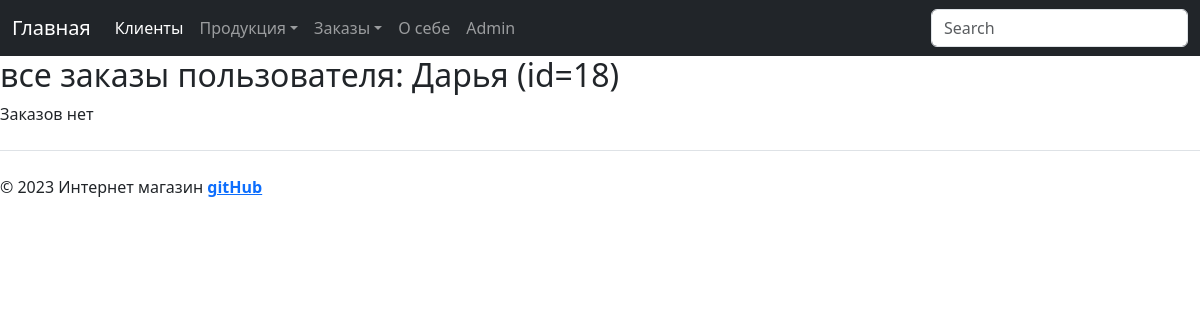
/shop/client_orders/18, run on an earlier commit of the app's database.
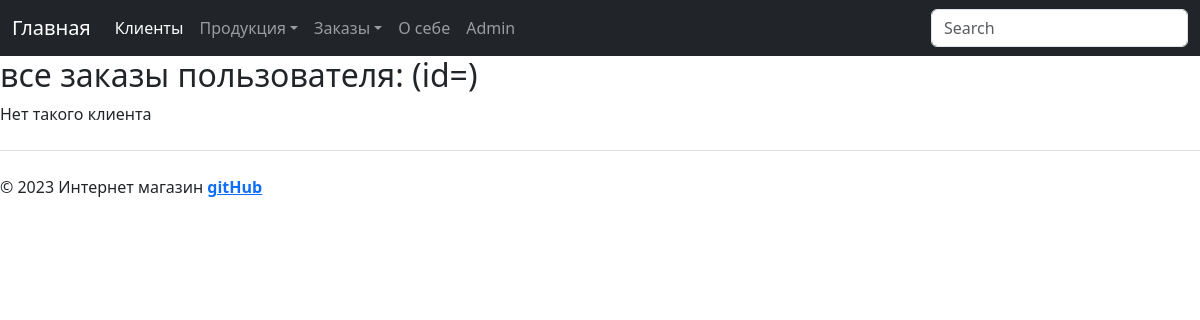
And on a later commit of the database.
### shop_app/models.py (models this page shows, shortened)
class Client(models.Model):
    name_client = models.CharField(max_length=50)
    email = models.EmailField()
    phone_number = models.CharField(max_length=12)
    address = models.CharField(max_length=100)

### shop_app/views.py (the view)
# urls.py: path('shop/client_orders/<int:id_client>', views.client_orders, name='client_orders'),      # все заказы по клиенту (формы выбора клиента пока нет)
def client_orders(request, id_client: int):
    products = {}
    client = Client.objects.filter(pk=id_client).first()
    orders = Order.objects.filter(buyer=client).all()
    for order in orders:
        products[order.id] = str(order.products.all()).replace('<QuerySet [<', '').replace('>]>', '').split('>, <')
    return render(request, 'shop_app/client_orders.html', {'client': client, 'orders': orders, 'products': products})

### shop_app/templates/shop_app/client_orders.html (shortened to what this page needs)
{% extends 'shop_app/base.html' %}
{% block content %}
    <h2>все заказы пользователя: {{ client.name_client }} (id={{ client.id }})</h2>
    {% if orders %}
        {% for order in orders %}
            <h1>Заказ №{{ order.id }}</h1>
            <p>Дата создания: {{ order.date_create_order }}</p>
            <p>Общая стоимость: {{ order.total_cost }}</p>
            <h3>Товары:</h3>
                {% for key, value in products.items %}
                    {% if key == order.id %}
                        {% for product in value %}
                            <p>{{ product }}</p>
                        {% endfor %}
                    {% endif %}
                {% endfor %}
        {% endfor %}
    {% elif client.id == NULL %}
        <p>Нет такого клиента</p>
     {% else %}
        <p>Заказов нет</p>
    {% endif %}
{% endblock %}

What changed in the data, as far as the page shows it:
removed Client: name_client "Дарья", id "18"
Also different on the page:
text no longer shown: "Заказов нет"
text now shown: "Нет такого клиента"
